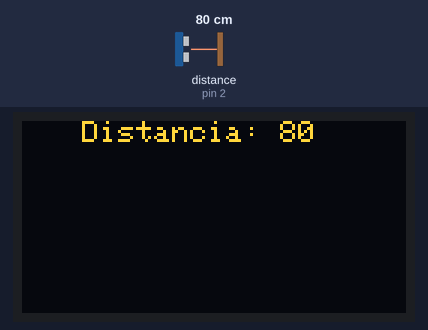
Bench run of a sketch on a simulated Arduino Uno, built with avr-gcc and run on an emulated ATmega328P. Parts: 128×64 one-colour display. Wiring (inferred from the names in the program): ultrasonic range finder: trigger pin 3; echo pin 2. The inputs (shaded band) are chosen by the test bench; at power-on: distance to the obstacle (sensor on pin 2) 80 cm. The echo pulse lasts 58.3 µs per cm; the OLED is the two-colour kind (top 16 rows yellow).

Above: at 1.2 s.
1.3 s: distance to the obstacle (sensor on pin 2) set to 2 cm
At 1.36 s:
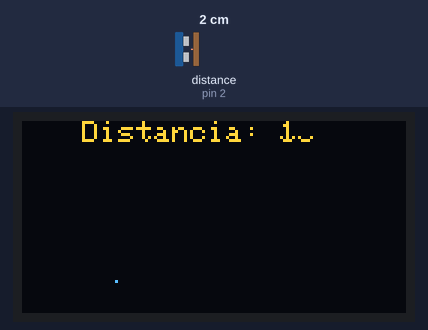
2.9 s: distance to the obstacle (sensor on pin 2) set to 60 cm
At 4.1 s:
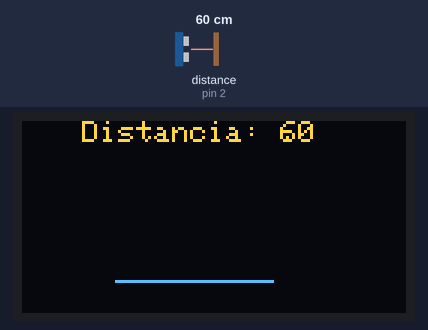
5.9 s: distance to the obstacle (sensor on pin 2) set to 4 cm
At 5.96 s:
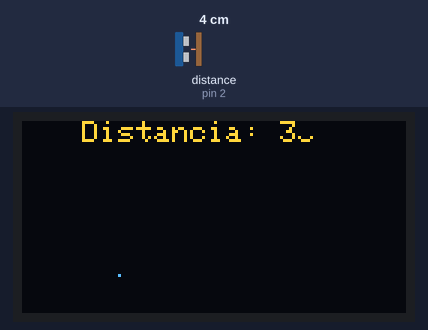

The sketch:

Practica21.ino
```cpp
/* Librerias para usar display ssd1306 */
#include <SPI.h>
#include <Wire.h>
#include <Adafruit_GFX.h>
#include <Adafruit_SSD1306.h>
Adafruit_SSD1306 display(-1);

/* Variables del Sensor */
const byte trigg = 3;
const byte echo = 2;

int i;

void setup() {
  Serial.begin(9600);
  pinMode(trigg, OUTPUT);
  pinMode(echo, INPUT);
  digitalWrite(trigg,LOW);

  /* Inicio el display para la AxAA dirección */
  display.begin(SSD1306_SWITCHCAPVCC, 0x3C);
  display.clearDisplay();
}

void loop() {
  /* Resetea al llegar al limite de la pantalla */
  if(i==128){
    display.clearDisplay();
    i=0;
  }
  /* Resetea si da un valor alto imposible de medir */
  if(mide_distancia()>350){
    display.clearDisplay();
    i=0;
  }

  i++;
  display.drawPixel(i,(54-mide_distancia()),WHITE);
  display.fillRect(0,0,128,5,BLACK);

  display.setTextSize(1);
  display.setTextColor(WHITE);
  display.setCursor(20,0);
  display.println("Distancia: " + String(mide_distancia()));
  display.display();
}

int mide_distancia(){
  gatillo();
  long tiempo = pulseIn(echo,HIGH);
  int distancia = tiempo / 58;
  return distancia;
}

void gatillo(){
  digitalWrite(trigg,HIGH);
  delayMicroseconds(10);
  digitalWrite(trigg,LOW);
}
```

Measured:
- after the input at 1.3 s, the display: changes after 0.06 s (image 1)
- after the input at 5.9 s, the display: changes after 0.05 s (image 3)
- what the display in image 2 shows lasts 1.8 s, from 2.9 s to 4.7 s
